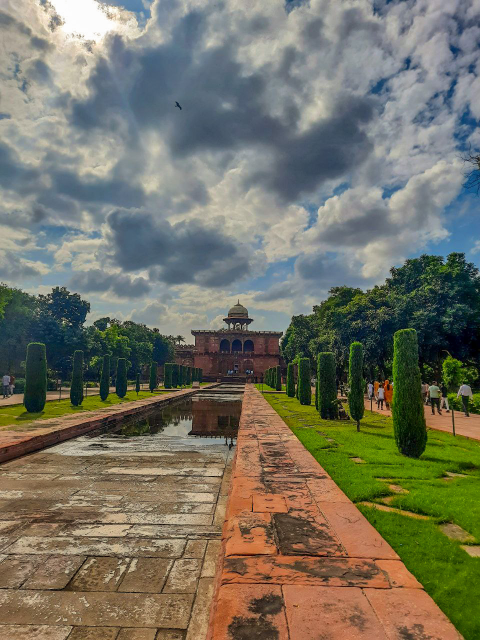
#> input picture Add Code Here/PYTHON/image processing using opencv/TriptiVerma_IndiaThroughMyLens.jpg, 960 x 1280 px (shown at 1/2 size)
$ python Sobel_gradients.py   (older library calls are emulated)
#> lines starting #> are read from the running program, lines starting #| are printed output that depends on the picture
import cv2
import numpy as np
img = cv2.imread('TriptiVerma_IndiaThroughMyLens.jpg', 1)
#> img is the input picture: shape (1280, 960, 3); mean B, G, R 98.9, 114.6, 116.1
img = cv2.resize(img, (300,200))
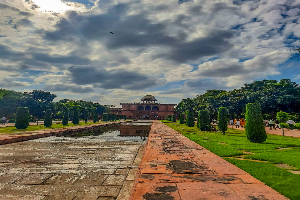
#> img: shape (200, 300, 3); mean B, G, R 98.9, 114.6, 116.1
# Sobel image gradient
vertical = np.uint8(np.absolute(cv2.Sobel(img,cv2.CV_64F, 1,0, ksize=1)))
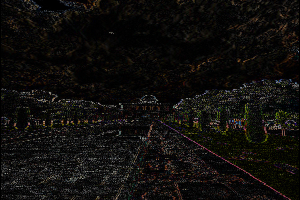
#> vertical: shape (200, 300, 3); mean B, G, R 12.2, 14.4, 16
horizon = np.uint8(np.absolute(cv2.Sobel(img,cv2.CV_64F, 0,1, ksize=1)))
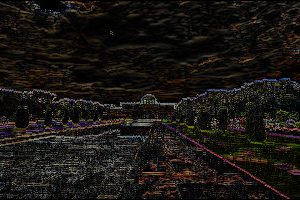
#> horizon: shape (200, 300, 3); mean B, G, R 18, 22, 25.5
# display the images
cv2.imshow('Vertical', vertical)
cv2.imshow('Horizontal', horizon)
Sobel = cv2.bitwise_or(vertical, horizon)
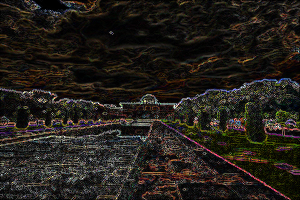
#> Sobel: shape (200, 300, 3); mean B, G, R 25.7, 31.1, 35.4
cv2.imshow('Sobel', Sobel)
cv2.waitKey(0)
cv2.destroyAllWindows()
